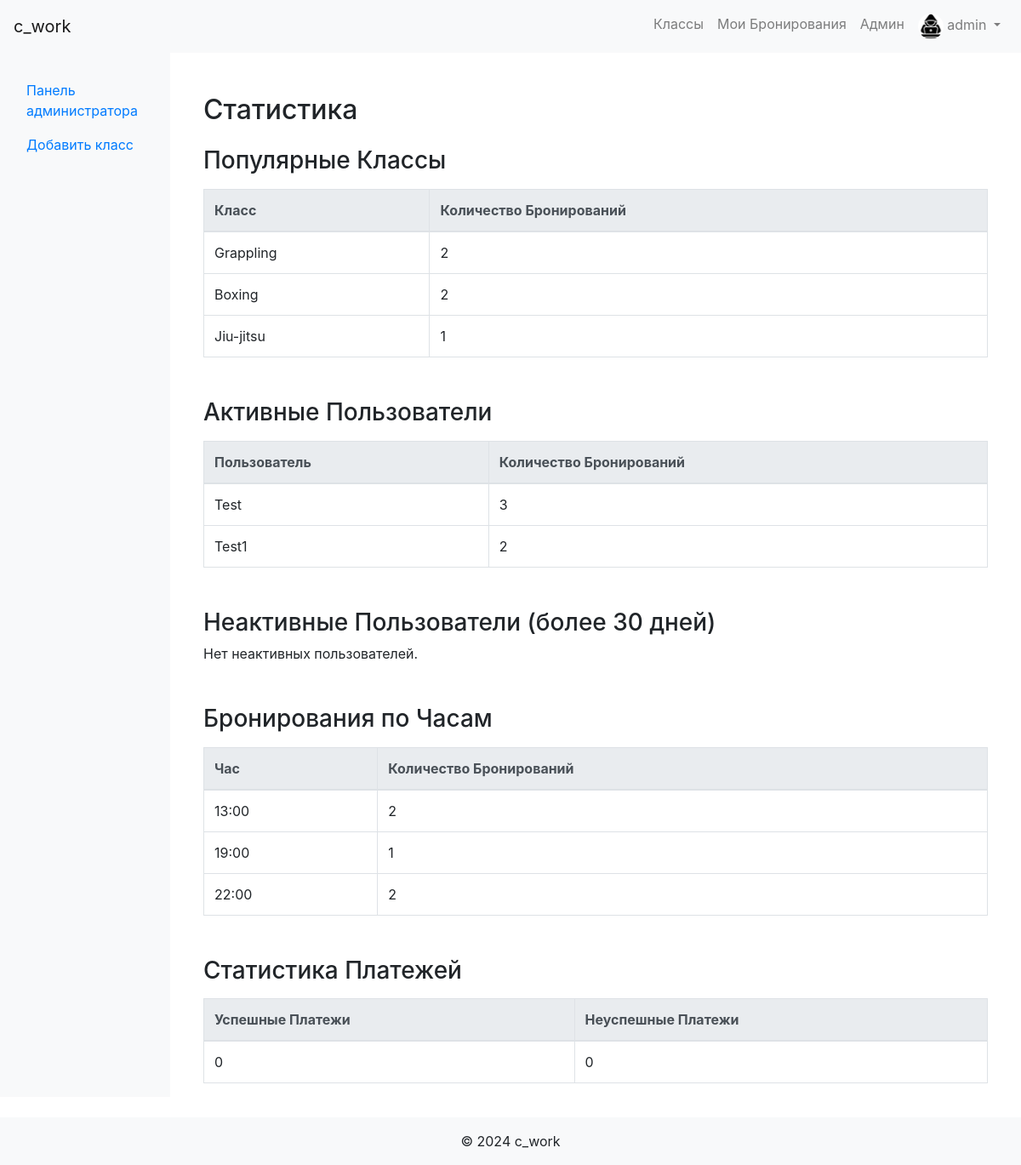
Screenshot of /admin/statistics (signed in) with the database file from the repository.
### app/models.py (models this page shows, shortened)
class User(db.Model, UserMixin):
    id = db.Column(db.Integer, primary_key=True)
    username = db.Column(db.String(20), unique=True, nullable=False)
    email = db.Column(db.String(120), unique=True, nullable=False)
    password = db.Column(db.String(60), nullable=False)
    is_admin = db.Column(db.Boolean, default=False)
    avatar = db.Column(db.String(120), nullable=True, default='user.png')  # Поле для аватара
    date_registered = db.Column(db.DateTime, nullable=False, default=datetime.utcnow)  # Дата регистрации
    last_login = db.Column(db.DateTime, nullable=True)  # Последний вход
    bookings = db.relationship('Booking', backref='user', lazy=True)
    payments = db.relationship('Payment', backref='user', lazy=True)

class Class(db.Model):
    id = db.Column(db.Integer, primary_key=True)
    name = db.Column(db.String(100), nullable=False)
    description = db.Column(db.Text, nullable=True)
    schedule = db.Column(db.DateTime, nullable=False)
    capacity = db.Column(db.Integer, default=10, nullable=False)
    days_of_week = db.Column(db.String(100), nullable=False)
    extra_info = db.Column(db.Text, nullable=True)
    image_filename = db.Column(db.String(100), nullable=True)
    bookings = db.relationship('Booking', backref='class_', lazy=True, cascade='all, delete-orphan')

### app/admin_routes.py (the view)
@admin_bp.route('/statistics')
@login_required
@admin_required
def statistics():
    try:
        popular_classes = db.session.query(
            Class.name,
            db.func.count(Booking.id).label('booking_count')
        ).join(Booking).filter(Booking.status == 'confirmed').group_by(Class.id).order_by(db.desc('booking_count')).limit(10).all()
        active_users = db.session.query(
            User.username,
            db.func.count(Booking.id).label('booking_count')
        ).join(Booking).filter(Booking.status == 'confirmed').group_by(User.id).order_by(db.desc('booking_count')).limit(10).all()
        bookings_by_hour = db.session.query(
            db.extract('hour', Class.schedule).label('hour'),
            db.func.count(Booking.id).label('booking_count')
        ).join(Booking).filter(Booking.status == 'confirmed').group_by('hour').order_by('hour').all()
        thirty_days_ago = datetime.utcnow() - timedelta(days=30)
        inactive_users = User.query.filter(
            (User.last_login < thirty_days_ago) | (User.last_login == None)
        ).all()
        successful_payments = Payment.query.filter_by(status='paid').count()
        failed_payments = Payment.query.filter_by(status='failed').count()
        return render_template(
            'statistics.html',
            popular_classes=popular_classes,
            active_users=active_users,
            bookings_by_hour=bookings_by_hour,
            inactive_users=inactive_users,
            successful_payments=successful_payments,
            failed_payments=failed_payments
        )
    except Exception as e:
        logger.error(f"Ошибка при загрузке статистики: {e}")
        flash('Произошла ошибка при загрузке статистики.', 'danger')
        return redirect(url_for('admin.admin_panel'))

### app/admin_routes.py (called while the page is built)
def admin_required(f):
    from functools import wraps
    @wraps(f)
    def decorated_function(*args, **kwargs):
        if not current_user.is_admin:
            flash('Доступ запрещён. Требуются права администратора.', 'danger')
            return redirect(url_for('main.home'))
        return f(*args, **kwargs)
    return decorated_function

### app/models.py (called while the page is built)
@login_manager.user_loader
def load_user(user_id):
    return User.query.get(int(user_id))

### app/templates/statistics.html (shortened to what this page needs)
{% extends "base.html" %}
{% block content %}
<div class="container mt-5">
    <h2>Статистика</h2>
    <h3 class="mt-4">Популярные Классы</h3>
    <table class="table table-bordered table-hover mt-3">
        <thead class="thead-light">
            <tr>
                <th>Класс</th>
                <th>Количество Бронирований</th>
            </tr>
        </thead>
        <tbody>
            {% for class, count in popular_classes %}
            <tr>
                <td>{{ class }}</td>
                <td>{{ count }}</td>
            </tr>
            {% endfor %}
        </tbody>
    </table>
    <h3 class="mt-5">Активные Пользователи</h3>
    <table class="table table-bordered table-hover mt-3">
        <thead class="thead-light">
            <tr>
                <th>Пользователь</th>
                <th>Количество Бронирований</th>
            </tr>
        </thead>
        <tbody>
            {% for user, count in active_users %}
            <tr>
                <td>{{ user }}</td>
                <td>{{ count }}</td>
            </tr>
            {% endfor %}
        </tbody>
    </table>
    <h3 class="mt-5">Неактивные Пользователи (более 30 дней)</h3>
    {% if inactive_users %}
        <table class="table table-bordered table-hover mt-3">
            <thead class="thead-light">
                <tr>
                    <th>ID</th>
                    <th>Имя пользователя</th>
                    <th>Email</th>
                    <th>Последний вход</th>
                </tr>
            </thead>
            <tbody>
                {% for user in inactive_users %}
                <tr>
                    <td>{{ user.id }}</td>
                    <td>{{ user.username }}</td>
                    <td>{{ user.email }}</td>
                    <td>{{ user.last_login.strftime('%Y-%m-%d %H:%M') if user.last_login else 'Никогда' }}</td>
                </tr>
                {% endfor %}
            </tbody>
        </table>
    {% else %}
        <p>Нет неактивных пользователей.</p>
    {% endif %}
    <h3 class="mt-5">Бронирования по Часам</h3>
    <table class="table table-bordered table-hover mt-3">
        <thead class="thead-light">
            <tr>
                <th>Час</th>
                <th>Количество Бронирований</th>
            </tr>
        </thead>
        <tbody>
            {% for hour, count in bookings_by_hour %}
            <tr>
                <td>{{ hour }}:00</td>
                <td>{{ count }}</td>
            </tr>
            {% endfor %}
        </tbody>
    </table>
    <h3 class="mt-5">Статистика Платежей</h3>
    <table class="table table-bordered table-hover mt-3">
        <thead class="thead-light">
            <tr>
                <th>Успешные Платежи</th>
                <th>Неуспешные Платежи</th>
            </tr>
        </thead>
        <tbody>
            <tr>
                <td>{{ successful_payments }}</td>
                <td>{{ failed_payments }}</td>
            </tr>
        </tbody>
    </table>
</div>
{% endblock %}

### app/templates/base.html (shortened to what this page needs)
<!DOCTYPE html>
<html lang="ru">
<head>
    <link rel="stylesheet" href="https://stackpath.bootstrapcdn.com/bootstrap/4.5.0/css/bootstrap.min.css">
    <link rel="stylesheet" href="{{ url_for('static', filename='css/styles.css') }}">
</head>
<body>
    <nav class="navbar navbar-expand-lg navbar-light bg-light">
        <a class="navbar-brand" href="{{ url_for('main.home') }}">c_work</a>
        <div class="collapse navbar-collapse" id="navbarNav">
            <ul class="navbar-nav ml-auto">
                {% if current_user.is_authenticated %}
                    <li class="nav-item">
                        <a class="nav-link" href="{{ url_for('main.classes') }}">Классы</a>
                    </li>
                    <li class="nav-item">
                        <a class="nav-link" href="{{ url_for('main.my_bookings') }}">Мои Бронирования</a>
                    </li>
                    {% if current_user.is_admin %}
                        <li class="nav-item">
                            <a class="nav-link" href="{{ url_for('admin.admin_panel') }}">Админ</a>
                        </li>
                    {% endif %}
                    <li class="nav-item dropdown">
                        <a class="nav-link dropdown-toggle" href="#" id="navbarDropdown" role="button" data-toggle="dropdown"
                           aria-haspopup="true" aria-expanded="false">
                            <img src="{{ url_for('static', filename='images/' + (current_user.avatar or 'user.png')) }}" alt="Аватар" class="rounded-circle" width="30" height="30">
                            {{ current_user.username }}
                        </a>
                    </li>
                {% endif %}
            </ul>
        </div>
    </nav>
    <div class="container-fluid">
        <div class="row">
            {% if current_user.is_authenticated and current_user.is_admin %}
                <nav class="col-md-2 d-none d-md-block bg-light sidebar">
                    <div class="sidebar-sticky mt-4">
                        <ul class="nav flex-column">
                            <li class="nav-item">
                                <a class="nav-link" href="{{ url_for('admin.admin_panel') }}">Панель администратора</a>
                            </li>
                            <li class="nav-item">
                                <a class="nav-link" href="{{ url_for('admin.add_class') }}">Добавить класс</a>
                            </li>
                        </ul>
                    </div>
                </nav>
            {% endif %}
            <main role="main" class="col-md-{{ '10' if current_user.is_authenticated and current_user.is_admin else '12' }} ml-sm-auto px-4">
                {% block content %}{% endblock %}
            </main>
        </div>
    </div>
    <footer class="footer bg-light text-center py-3 mt-4">
        {% block footer %}
        <span>&copy; 2024 c_work</span>
        {% endblock footer %}
    </footer>
</body>
</html>

### rows the page displays
User: avatar (picture), username "admin"
Class: name "Grappling", count "2"
Class: name "Boxing", count "2"
Class: name "Jiu-jitsu", count "1"
User: username "Test", count "3"
User: username "Test1", count "2"

### other values shown
{{ hour }} "13" "19" "22"
{{ count }} "2" "1" "2"
{{ successful_payments }} "0"
{{ failed_payments }} "0"
